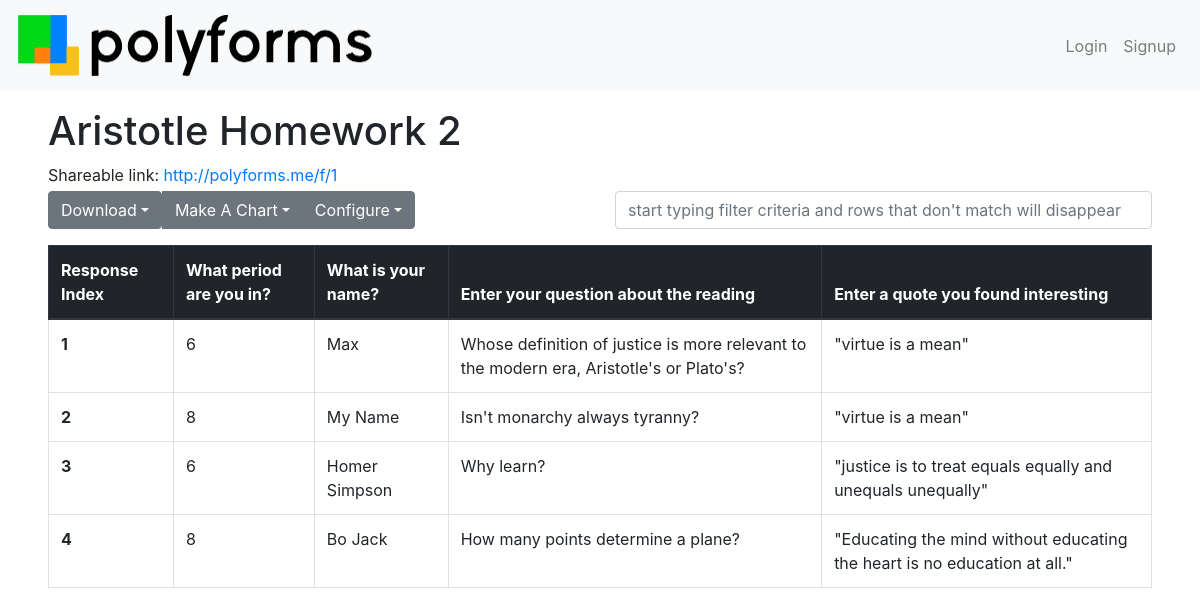
Screenshot of /form/view?id=1 with the database file from the repository.
### tables this page shows
CREATE TABLE forms(form_id INTEGER PRIMARY KEY, title TEXT, owner_id INTEGER, login_required INTEGER, public_results INTEGER, theme TEXT, created TEXT, open, message TEXT);

CREATE TABLE questions(question_id INTEGER, question text, type TEXT, form_id INTEGER, required INTEGER, min INTEGER, max INTEGER);

CREATE TABLE responses(form_id INTEGER, question_id INTEGER, user_id INTEGER, response_id INTEGER, response BLOB, timestamp TEXT);

### __init__.py (the view)
@app.route('/form/view')
def responses_page():
    form_id = request.args.get("id", "-1")
    user_id = session.get("user_id", "")
    username = session.get("user", "")
    if test.form_exists(form_id) == False:
        return render_template("404.html", username=username)
    else:
        form = db.getFormData(form_id)
        if form["owner"] == username or username == "Root" or form["public_results"] == 1 or form["public_results"] == "1": #you have permission to view this
            return render_template("spreadsheet.html", username=username, title=form['title'], headers=form['headers'], data=form['data'], jsonData=json.dumps(form['data']), form_id=form_id)
        else: #you dont have permission to view this
            return render_template("unauthorized.html", username=username)

### utils/db.py (called while the page is built)
def open_db():
    db = sqlite3.connect(path_to_db) # open if f exists, otherwise create
    c = db.cursor()                  # facilitate db ops
    return db, c

### utils/test.py (called while the page is built)
def open_db():
    db = sqlite3.connect(main.path_to_db) # open if f exists, otherwise create
    c = db.cursor()                       # facilitate db ops
    return db, c

def is_valid_id(thing):
    thing = str(thing)
    chars_are_digits = [(c in "0123456789") for c in thing]
    return (not (False in chars_are_digits)) and (len(thing) > 0)

def form_exists(form_id):
    if not is_valid_id(form_id):
        return False
    db, c = open_db()
    c.execute("SELECT form_id FROM forms WHERE form_id = %d;" % int(form_id))
    result = c.fetchone()
    close_db(db)
    return result != None

### templates/spreadsheet.html (shortened to what this page needs)
{% extends "base.html" %}
{% block body %}
<div class="row my-3">
  <div class="col mb-1">
    <h1>{{title}}</h1>
    Shareable link: <a href="/f/{{form_id}}">http://polyforms.me{{url_for("display_form_shortcut", form_id=form_id)}}</a>
  </div>
  <div class="col-12 col-md-7 col-lg-6 order-last order-md-2">
    <div class="btn-group" role="group">
      <div class="button-group" role="group">
        <button class="btn btn-secondary dropdown-toggle" id="downloadMenuToggler" data-toggle="dropdown" type="button">Download</button>
      </div>
      <div class="btn-group" role="group">
        <button class="btn btn-secondary dropdown-toggle" id="chartMenuToggler" data-toggle="dropdown" type="button">Make A Chart</button>
      </div>
      <div class="btn-group" role="group">
        <button class="btn btn-secondary dropdown-toggle" id="configureMenuToggler" data-toggle="dropdown" type="button">Configure</button>
      </div>
    </div>
  </div>
  <div class="col-12 col-md order-2 order-md-last">
    <input type="search" id="filter" class="form-control" placeholder="start typing filter criteria and rows that don't match will disappear">
  </div>
</div>
<div class="table-responsive">
  <table class="table table-bordered table-hover" id="responsesTable">
    <thead class="thead-dark">
      <tr id="columns">
        <th>Response Index</th>
        {% for columnName in headers %}<th>{{ columnName }}</th>{% endfor %}
      </tr>
    </thead>
    <tbody>
      {% for row in data %}
      <tr>
        <th scope="row">{{ loop.index }}</th>
        {% for cell in row %}<td>{{cell|replace(",", ", ")}}</td>{% endfor %}
      </tr>
      {% endfor %}
    </tbody>
  </table>
</div>
{% endblock %}

### rows the page displays
forms: title "Aristotle Homework 2"
questions: question "What period are you in?"
questions: question "What is your name?"
questions: question "Enter your question about the reading"
questions: question "Enter a quote you found interesting"
responses: response "Max"
responses: response "Whose definition of justice is more relevant to the modern era, Aristotle's or Plato's?"
responses: response "\"virtue is a mean\""
responses: response "My Name"
responses: response "Isn't monarchy always tyranny?"
responses: response "\"virtue is a mean\""
responses: response "Homer Simpson"
responses: response "Why learn?"
responses: response "\"justice is to treat equals equally and unequals unequally\""
responses: response "Bo Jack"
responses: response "How many points determine a plane?"
responses: response "\"Educating the mind without educating the heart is no education at all.\""

### other values shown
{{ url_for("display_form_shortcut", form_id=form_id) }} "/f/1"
{{ cell|replace(",", ", ") }} "6" "8" "6" "8"
